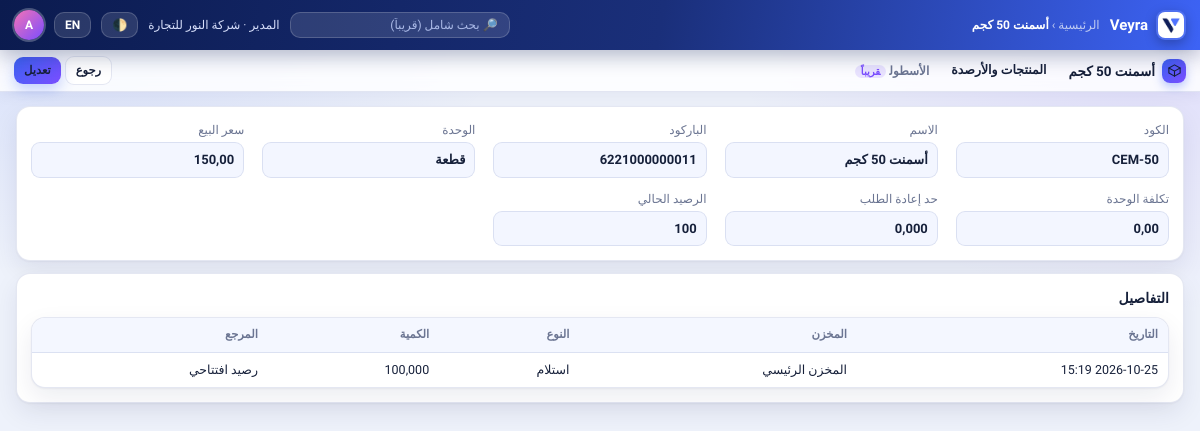
The app's page /inventory/products/1/ (signed in) with its own data.
### inventory/models.py (models this page shows, shortened)
class Product(TimeStampedModel):
    company = models.ForeignKey(Company, on_delete=models.CASCADE, related_name="products")
    code = models.CharField("الكود", max_length=40)
    name = models.CharField("الاسم", max_length=150)
    barcode = models.CharField("الباركود", max_length=64, blank=True, default="")
    unit = models.CharField("الوحدة", max_length=20, default="قطعة")
    min_qty = models.DecimalField("حد إعادة الطلب", max_digits=14, decimal_places=3, default=Decimal("0"))
    sale_price = models.DecimalField("سعر البيع", max_digits=14, decimal_places=2, default=Decimal("0"))
    cost = models.DecimalField("تكلفة الوحدة", max_digits=14, decimal_places=2, default=Decimal("0"))
    class Meta:
        unique_together = [("company", "code")]
        ordering = ["name"]
        constraints = [
            models.UniqueConstraint(fields=["company", "barcode"], condition=~models.Q(barcode=""),
                                    name="uniq_product_barcode_per_company"),
        ]

class Warehouse(TimeStampedModel):
    company = models.ForeignKey(Company, on_delete=models.CASCADE, related_name="warehouses")
    code = models.CharField("الكود", max_length=20)
    name = models.CharField("الاسم", max_length=100)
    class Meta:
        unique_together = [("company", "code")]

class StockMove(TimeStampedModel):
    KIND = [("receipt", "استلام"), ("issue", "صرف"), ("adjust", "تسوية")]
    company = models.ForeignKey(Company, on_delete=models.CASCADE, related_name="stock_moves")
    product = models.ForeignKey(Product, on_delete=models.PROTECT, related_name="stock_moves")
    warehouse = models.ForeignKey(Warehouse, on_delete=models.PROTECT, related_name="stock_moves")
    qty = models.DecimalField("الكمية (+ دخول / - خروج)", max_digits=14, decimal_places=3)
    kind = models.CharField(max_length=10, choices=KIND)
    reference = models.CharField("المرجع", max_length=100, blank=True)
    created_by = models.ForeignKey(settings.AUTH_USER_MODEL, null=True, blank=True,
                                   on_delete=models.SET_NULL, related_name="+")
    class Meta:
        ordering = ["-created_at", "-id"]
        indexes = [models.Index(fields=["company", "product", "warehouse"])]

### accounts/models.py (models this page shows, shortened)
class User(AbstractUser):
    company = models.ForeignKey("core.Company", null=True, blank=True,
                                on_delete=models.PROTECT, related_name="users")
    is_company_manager = models.BooleanField("مدير الشركة", default=False)
    allowed_modules = models.ManyToManyField("core.Module", blank=True, related_name="users")
    must_change_password = models.BooleanField("لازم يغيّر كلمة المرور", default=False)
    def accessible_codes(self):
        if not self.company_id:
            return set()
        from core.models import CompanyModule
        enabled = set(CompanyModule.objects.filter(company_id=self.company_id, enabled=True)
                      .values_list("module__code", flat=True))
        if self.is_superuser or self.is_company_manager:
            return enabled
        return enabled & set(self.allowed_modules.values_list("code", flat=True))
    def can_access(self, code):
        if self.is_superuser:
            return True

### core/models.py (models this page shows, shortened)
class TimeStampedModel(models.Model):
    created_at = models.DateTimeField(auto_now_add=True)
    updated_at = models.DateTimeField(auto_now=True)
    class Meta:
        abstract = True

class Company(TimeStampedModel):
    name = models.CharField("اسم الشركة", max_length=150)
    code = models.CharField("كود الشركة", max_length=20, unique=True)
    country = models.CharField("البلد", max_length=2, default="EG")
    currency = models.CharField("العملة", max_length=3, default="EGP")
    version = models.CharField("إصدار النظام", max_length=20, default="2.4.0")
    is_active = models.BooleanField("نشطة", default=True)

class Module(TimeStampedModel):
    CATEGORY = [("main", "رئيسي"), ("sub", "فرعي")]
    code = models.SlugField("الكود", max_length=40, unique=True)
    name = models.CharField("الاسم", max_length=100)
    category = models.CharField("النوع", max_length=10, choices=CATEGORY, default="main")
    parent = models.ForeignKey("self", null=True, blank=True, on_delete=models.SET_NULL, related_name="children")
    depends_on = models.ManyToManyField("self", symmetrical=False, blank=True, related_name="required_by")
    sort = models.PositiveIntegerField(default=0)
    class Meta:
        ordering = ["sort", "name"]

### core/views.py (the view)
# urls.py: path("inventory/products/<int:pk>/", views.product_detail, name="product_detail"),
@module_required("inventory")
def product_detail(request, pk):
    product = get_object_or_404(Product, pk=pk, company=request.user.company)
    stock_now = product.stock_moves.aggregate(t=Sum("qty"))["t"] or Decimal("0")
    moves = product.stock_moves.select_related("warehouse")[:20]
    fields = [("الكود", product.code), ("الاسم", product.name), ("الباركود", product.barcode or "—"),
              ("الوحدة", product.unit), ("سعر البيع", product.sale_price), ("تكلفة الوحدة", product.cost),
              ("حد إعادة الطلب", product.min_qty), ("الرصيد الحالي", stock_now)]
    return render(request, "detail.html", {
        "code": "inventory", "title": product.name, "obj": product, "fields": fields, "edit_url": "product_edit",
        "steps": [], "lines": [(m.created_at.strftime("%Y-%m-%d %H:%M"), m.warehouse.name, m.get_kind_display(), m.qty, m.reference) for m in moves],
        "line_cols": ["التاريخ", "المخزن", "النوع", "الكمية", "المرجع"], "extra": [],
        "menus": MENUS.get("inventory", []), "icon": svg_for("inventory"),
    })

### core/context_processors.py (called while the page is built)
def module_nav(request):
    user = getattr(request, "user", None)
    match = getattr(request, "resolver_match", None)
    if not user or not user.is_authenticated or not user.company_id or not match:
        return {"subs": []}
    code = URL_MODULE.get(match.url_name)
    if not code:
        return {"subs": []}
    allowed = user.accessible_codes()
    subs = [m for m in Module.objects.filter(parent__code=code) if m.code in allowed]
    return {"subs": subs, "current_module": code}

### core/i18n_dict.py (called while the page is built)
def translate(text, lang):
    if lang == "en":
        return EN.get(text, text)
    return text

### core/icons.py (called while the page is built)
def svg_for(code):
    body = _P.get(code, _FALLBACK)
    return ('<svg viewBox="0 0 24 24" width="26" height="26" fill="none" stroke="currentColor" stroke-width="1.8" '
            'stroke-linecap="round" stroke-linejoin="round" aria-hidden="true">' + body + '</svg>')

### core/templatetags/veyra_i18n.py (called while the page is built)
@register.filter
def tr(value):
    if value is None:
        return ""
    return translate(str(value), get_language())

### templates/detail.html (shortened to what this page needs)
{% extends "base.html" %}
{% load veyra_i18n %}
{% block crumb %}<span>{{ 'الرئيسية'|tr }}</span> › <b>{{ title }}</b>{% endblock %}
{% block modnav %}
<nav class="modnav">
  <span class="mname"><span class="mico">{{ icon|safe }}</span>{{ title }}</span>
  {% for label, url in menus %}<a href="{% url url %}">{{ label|tr }}</a>{% endfor %}
  {% for s in subs %}<span class="sub">{{ s.name|tr }}<span class="soon-tag">{{ 'قريباً'|tr }}</span></span>{% endfor %}
  <a class="btn ghost sm" href="javascript:history.back()">{{ 'رجوع'|tr }}</a>
  {% if edit_url %}<a class="btn sm" href="{% url edit_url obj.pk %}">{{ 'تعديل'|tr }}</a>{% endif %}
</nav>
{% endblock %}
{% block content %}
<div class="card" style="margin-bottom:12px">
  <div class="fgrid">
    {% for label, value in fields %}
    <div>
      <div class="muted" style="margin-bottom:3px">{{ label|tr }}</div>
      <div style="font-weight:800;padding:7px 9px;border-radius:9px;background:rgba(61,99,245,.06);border:1px solid var(--line)">{{ value }}</div>
    </div>
    {% endfor %}
  </div>
</div>
{% if lines is not None %}
<div class="card" style="margin-bottom:12px">
  <h3 style="margin:0 0 8px;font-size:14px">{{ 'التفاصيل'|tr }}</h3>
  <table class="tbl">
    <thead><tr>{% for c in line_cols %}<th>{{ c|tr }}</th>{% endfor %}</tr></thead>
    <tbody>
    {% for row in lines %}<tr>{% for cell in row %}<td>{{ cell }}</td>{% endfor %}</tr>
    {% empty %}<tr><td colspan="{{ line_cols|length }}" class="empty">{{ 'مفيش تفاصيل'|tr }}</td></tr>{% endfor %}
    </tbody>
  </table>
</div>
{% endif %}
{% endblock %}

### templates/base.html (shortened to what this page needs)
{% load static i18n veyra_i18n %}<!DOCTYPE html>
<html lang="{{ request.LANGUAGE_CODE|default:'ar' }}" dir="{% if request.LANGUAGE_CODE == 'en' %}ltr{% else %}rtl{% endif %}" data-theme="light">
<head>
<link rel="stylesheet" href="{% static 'css/app.css' %}">
</head>
<body>
<header class="topbar">
  <a href="{% url 'home' %}" class="brand"><img class="logo" src="{% static 'img/logo.png' %}" alt="Veyra"> Veyra</a>
  <span class="crumb">{% block crumb %}<b>{% if request.LANGUAGE_CODE == 'en' %}Home{% else %}الرئيسية{% endif %}</b>{% endblock %}</span>
  {% if user.is_authenticated %}
  <input class="search" placeholder="🔎 {{ 'بحث شامل (قريباً)'|tr }}" disabled>
  <span class="who">{{ user.get_full_name|default:user.username }}{% if user.company %} · {{ user.company.name }}{% endif %}</span>
  {% endif %}
  <button class="iconbtn" id="theme-btn" type="button" onclick="toggleTheme()" title="dark / light">🌓</button>
  <form class="lang-form" method="post" action="{% url 'set_language' %}">{% csrf_token %}
    <button class="iconbtn" type="submit">{% if request.LANGUAGE_CODE == 'en' %}عربي{% else %}EN{% endif %}</button>
  </form>
  {% if user.is_authenticated %}
  <details class="dd">
    <summary><span class="avatar">{{ user.username|slice:":1"|upper }}</span></summary>
  </details>
  {% else %}
  <a class="btn sm" href="{% url 'login' %}">{{ 'دخول'|tr }}</a>
  {% endif %}
</header>
{% block modnav %}{% endblock %}
<main class="rise">
  {% block content %}{% endblock %}
</main>
</body>
</html>

### records on screen
Product: name "أسمنت 50 كجم", fields "CEM-50" "أسمنت 50 كجم" "6221000000011" "قطعة" "150,00" "0,00" "0,000"
User: get_full_name "المدير", company.name "شركة النور للتجارة", username "A"
Module: name|tr "الأسطول", value "قريباً"
Warehouse: row "المخزن الرئيسي"
StockMove: row "100,000" "رصيد افتتاحي"

### other values on screen
{{ 'الرئيسية'|tr }} "الرئيسية"
{{ label|tr }} "المنتجات والأرصدة"
{{ 'رجوع'|tr }} "رجوع"
{{ 'تعديل'|tr }} "تعديل"
{{ label|tr }} "الكود" "الاسم" "الباركود" "الوحدة" "سعر البيع" "تكلفة الوحدة" "حد إعادة الطلب" "الرصيد الحالي"
{{ value }} "100"
{{ 'التفاصيل'|tr }} "التفاصيل"
{{ c|tr }} "التاريخ" "المخزن" "النوع" "الكمية" "المرجع"
{{ cell }} "2026-10-25 15:19" "استلام"
